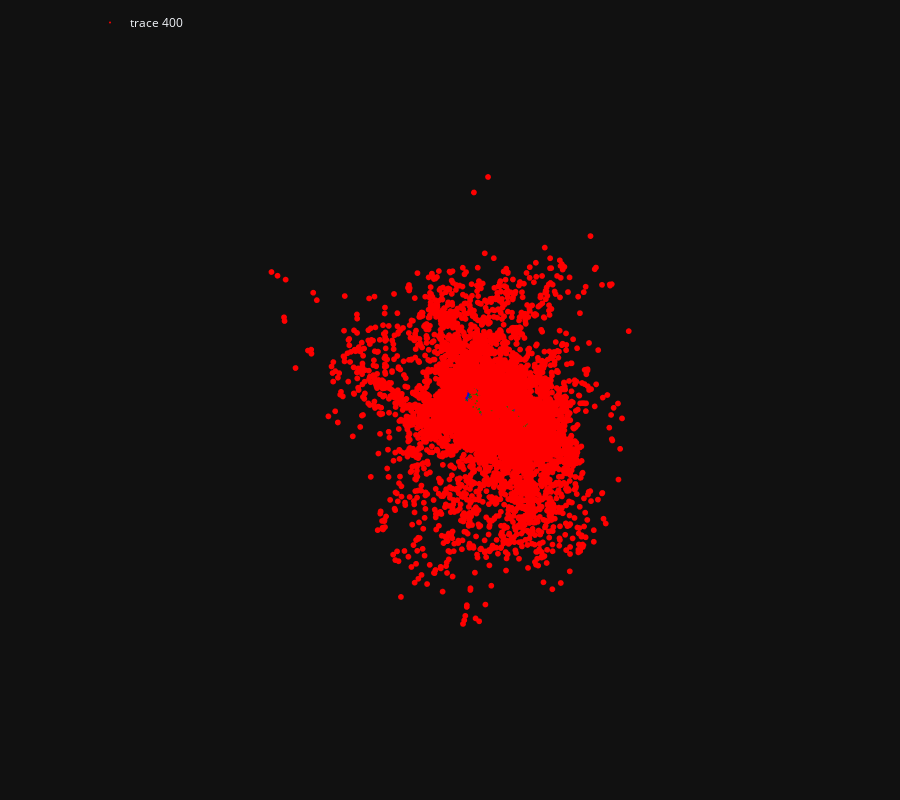

Notebook source saved alongside this figure:
### Code cell
visualize_batch(poses_pred.detach(), poses_gt, points.data)
